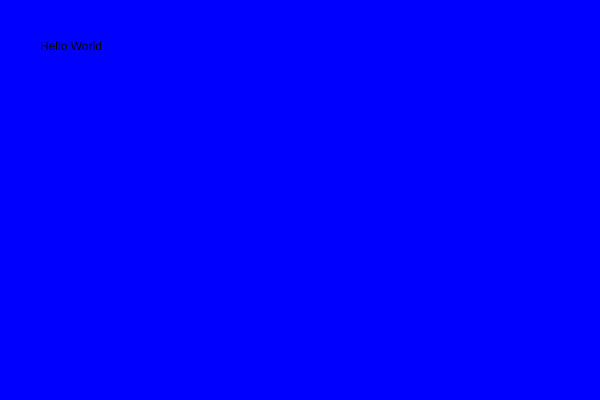
Frame 1 (no input)
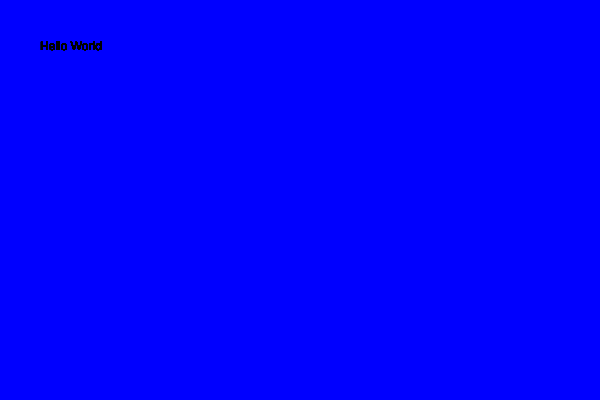
Frame 60 (no input)
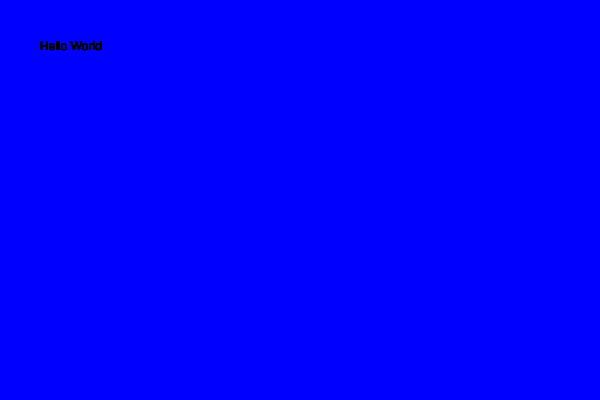
Frame 120 (the mouse pressed at the canvas centre since frame 60)

The p5.js sketch that drew these frames (run headless with seeded random() and noise() and a simulated clock; from frame 60 on, the mouse is pressed at the canvas centre):

// p5.js sketch
// ── sketch.js
// setup function
function setup() {

  //create a canvas
  createCanvas( 600, 400 );

  //add color to canvas
  background( 'blue');

}
//add draw function
function draw(){
  //add hello world and add a position
  text("Hello World", 40, 50);
}
